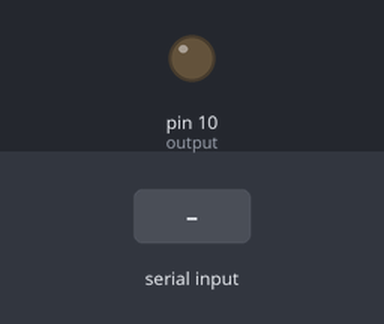
The sketch below on a simulated Arduino Uno, built with avr-gcc and run on an emulated ATmega328P. Parts: output pins drawn as LEDs (lit = HIGH). The test bench sets the inputs (shaded band).

Above: at 1.2 s.
1.3 s: "on" received over Serial
At 2.0 s:
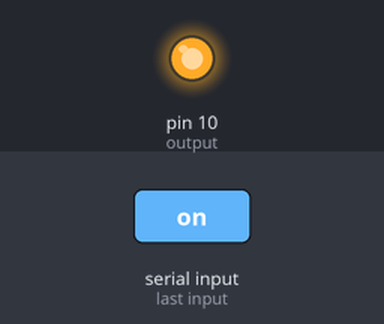
2.8 s: "off" received over Serial
At 3.2 s:
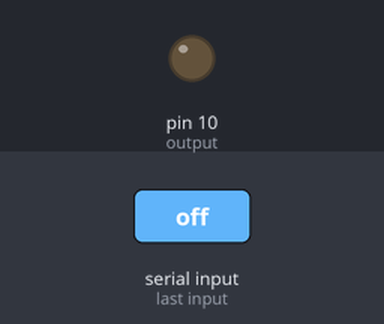
Timing chart, 0 to 5.8 s (numbered marks = the images above; inputs shaded):
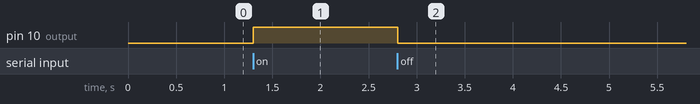

The sketch:

arvi_task_2_arduino.ino
```cpp
#define output 10 //led connected to pin 10
#define THERMISTOR A0
char input;
String str;
void setup() {
  Serial.begin(9600);
  pinMode(output,OUTPUT);
}

void loop() {
  if(Serial.available()>0){
    while(Serial.available()>0){
      input=Serial.read();
      str+=input;
      delay(1);
    }
    if(str=="on"){
      digitalWrite(output,HIGH);
    }
    if(str=="off"){
      digitalWrite(output, LOW);
    }
    if(str=="get"){
      float average=0;
      for (int i=0; i< 5; i++) {//taking averages of 5
       average += analogRead(THERMISTOR);
       delay(10);
      }
      average /= 5;

      Serial.println(average);
    }
    str="";
  }

}
```

Measured:
- after the input at 1.3 s, pin 10 (output): LOW → HIGH at once
- after the input at 2.8 s, pin 10 (output): HIGH → LOW at once
